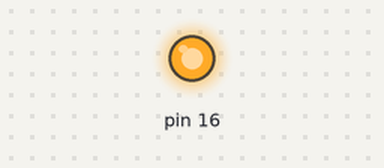
Bench run of a sketch on a simulated Arduino Uno, built with avr-gcc and run on an emulated ATmega328P. Parts: output pins drawn as LEDs (lit = HIGH).

Above: at 1.0 s.
At 5.5 s:
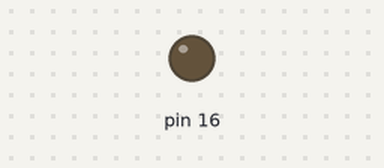
Timing chart, 0 to 6.9 s (numbered marks = the images above):
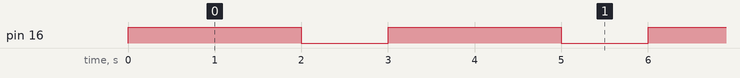

Measured:
- by itself, pin 16: alternates HIGH for 2.0 s and LOW for 1.0 s

The sketch:

lampu_led_kedap_kedip.ino
```cpp
// LED Flip Flop

void setup() {
  pinMode(16, OUTPUT);

}

void loop() {
  digitalWrite(16, HIGH);
  delay(2000); // milli secound : 1 detik
  digitalWrite(16, LOW);
  delay(1000);
}

// ON = HIGH = 1
// OFF = LOW = 0
```
